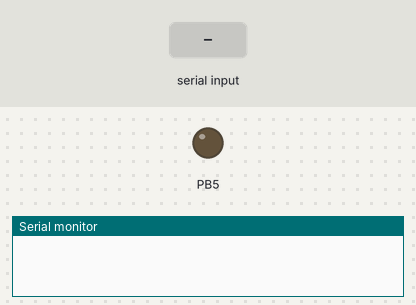
This program was run on a simulated ATmega328P, built with avr-gcc and emulated at 16 MHz (the files do not name the chip). On the bench: output pins drawn as LEDs (lit = HIGH), the last lines printed to the serial monitor. The inputs (shaded band) are chosen by the test bench.

Above: at 1.2 s.
1.3 s: byte 120 ('x') received over Serial
At 1.7 s:
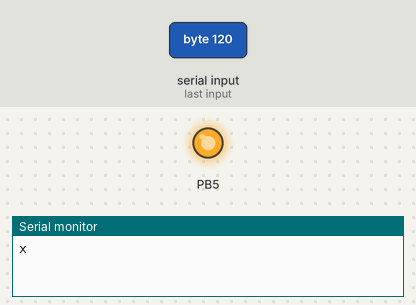
2.8 s: "1\n" received over Serial
At 4.1 s:
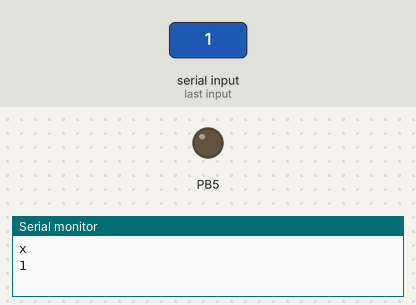
Timing chart, 0 to 5.8 s (numbered marks = the images above; inputs shaded):
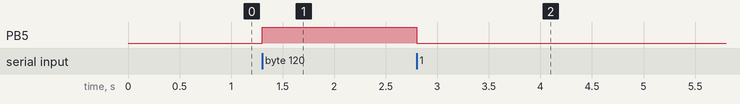

Measured:
- after the input at 1.3 s, PB5: LOW → HIGH at once
- after the input at 2.8 s, PB5: HIGH → LOW at once

The program:

main.c
```c
#define F_CPU 16000000UL

#include <avr/io.h>
#include <stdbool.h>
#include "serial/serial.h"

int main(){

    serialSetBaudrate(9600);
    serialInit();

    DDRB |= (1 << PB5);

    while(true){

        while(serialAvailable()){
            char c = serialRead();

            if(c == 'x') PORTB |= (1 << PB5);
            else PORTB &=~ (1 << PB5);

            serialSend(c);
            serialSend('\n');
        }
    }

}
```

serial.c
```c
#define F_CPU 16000000UL

#include <avr/io.h>
#include <stdbool.h>

void serialSetBaudrate(unsigned long baudrate){
    unsigned long UBRR_value = (F_CPU/(baudrate*16))-1;

    UBRR0 = UBRR_value;

    // UBRR0H = UBRR_value >> 8;
    // UBRR0L = UBRR_value;
}

void serialInit(){
    UCSR0B |= (1 << RXEN0) | (1 << TXEN0);
    UCSR0C |= (1 << UCSZ01) | (1 << UCSZ00);
}

bool serialAvailable(){
    return (UCSR0A & (1<<RXC0));
}

void serialSend(unsigned char data){
    while(!(UCSR0A & (1<<UDRE0)));
    UDR0 = data;
}

unsigned char serialRead(){
    return UDR0;
}
```

serial.h
```c
#pragma once

void serialSetBaudrate(unsigned long baudrate);
void serialInit();
bool serialAvailable();
void serialSend(unsigned char data);
unsigned char serialRead();
```

serial.c
```c
#define F_CPU 16000000UL

#include "serial.h"
#include <avr/io.h>
#include <stdbool.h>

void serialSetBaudrate(unsigned long baudrate){
    unsigned long UBRR_value = ((F_CPU / 8 + baudrate / 2) / baudrate - 1);
    UBRR0 = UBRR_value;
}

void serialInit(){
    UCSR0A |= (1 << U2X0);
    UCSR0B |= (1 << RXEN0) | (1 << TXEN0);
    UCSR0C |= (1 << UCSZ01) | (1 << UCSZ00);
}

bool serialAvailable(){
    return (UCSR0A & (1<<RXC0));
}

void serialSend(unsigned char data){
    while(!(UCSR0A & (1<<UDRE0)));
    UDR0 = data;
}

unsigned char serialRead(){
    return UDR0;
}
```

serial.h
```c
#pragma once

#include <stdbool.h>

void serialSetBaudrate(unsigned long baudrate);
void serialInit();
bool serialAvailable();
void serialSend(unsigned char data);
unsigned char serialRead();
```

serial.c
```c
#define F_CPU 16000000UL

#include <avr/io.h>
#include <stdbool.h>

void serialSetBaudrate(unsigned long baudrate){
    unsigned long UBRR_value = (F_CPU/(baudrate*16))-1;

    UBRR0 = UBRR_value;
}

void serialInit(){
    UCSR0B |= (1 << RXEN0) | (1 << TXEN0);
    UCSR0C |= (1 << UCSZ01) | (1 << UCSZ00);
}

bool serialAvailable(){
    return (UCSR0A & (1<<RXC0));
}

void serialSend(unsigned char data){
    while(!(UCSR0A & (1<<UDRE0)));
    UDR0 = data;
}

void serialSendArray(char* buffer, int length){
    for(int i=0; i<length; i++){
        serialSend(buffer[i]);
    }
}

unsigned char serialRead(){
    return UDR0;
}
```

serial.c
```c
#define F_CPU 16000000UL

#include <avr/io.h>
#include <stdbool.h>

void serialSetBaudrate(unsigned long baudrate){
    unsigned long UBRR_value = (F_CPU/(baudrate*16))-1;

    UBRR0 = UBRR_value;
}

void serialInit(){
    UCSR0B |= (1 << RXEN0) | (1 << TXEN0);
    UCSR0C |= (1 << UCSZ01) | (1 << UCSZ00);
}

bool serialAvailable(){
    return (UCSR0A & (1<<RXC0));
}

void serialSend(unsigned char data){
    while(!(UCSR0A & (1<<UDRE0)));
    UDR0 = data;
}

void serialSendArray(char* buffer, int length){
    for(int i=0; i<length; i++){
        serialSend(buffer[i]);
    }
}

unsigned char serialRead(){
    return UDR0;
}
```

serial.c
```c
#define F_CPU 16000000UL

#include <avr/io.h>
#include <stdbool.h>

void serialSetBaudrate(unsigned long baudrate){
    unsigned long UBRR_value = (F_CPU/(baudrate*16))-1;

    UBRR0 = UBRR_value;
}

void serialInit(){
    UCSR0B |= (1 << RXEN0) | (1 << TXEN0);
    UCSR0C |= (1 << UCSZ01) | (1 << UCSZ00);
}

bool serialAvailable(){
    return (UCSR0A & (1<<RXC0));
}

void serialSend(unsigned char data){
    while(!(UCSR0A & (1<<UDRE0)));
    UDR0 = data;
}

void serialSendArray(char* buffer, int length){
    for(int i=0; i<length; i++){
        serialSend(buffer[i]);
    }
}

unsigned char serialRead(){
    return UDR0;
}
```

serial.c
```c
#define F_CPU 16000000UL

#include <avr/io.h>
#include <stdbool.h>

void serialSetBaudrate(unsigned long baudrate){
    unsigned long UBRR_value = (F_CPU/(baudrate*16))-1;

    UBRR0 = UBRR_value;
}

void serialInit(){
    UCSR0B |= (1 << RXEN0) | (1 << TXEN0);
    UCSR0C |= (1 << UCSZ01) | (1 << UCSZ00);
}

bool serialAvailable(){
    return (UCSR0A & (1<<RXC0));
}

void serialSend(unsigned char data){
    while(!(UCSR0A & (1<<UDRE0)));
    UDR0 = data;
}

void serialSendArray(char* buffer, int length){
    for(int i=0; i<length; i++){
        serialSend(buffer[i]);
    }
}

unsigned char serialRead(){
    return UDR0;
}
```

serial.c
```c
#define F_CPU 16000000UL

#include <avr/io.h>
#include <stdbool.h>

void serialSetBaudrate(unsigned long baudrate){
    unsigned long UBRR_value = (F_CPU/(baudrate*16))-1;

    UBRR0 = UBRR_value;
}

void serialInit(){
    UCSR0B |= (1 << RXEN0) | (1 << TXEN0);
    UCSR0C |= (1 << UCSZ01) | (1 << UCSZ00);
}

bool serialAvailable(){
    return (UCSR0A & (1<<RXC0));
}

void serialSend(unsigned char data){
    while(!(UCSR0A & (1<<UDRE0)));
    UDR0 = data;
}

void serialSendArray(char* buffer, int length){
    for(int i=0; i<length; i++){
        serialSend(buffer[i]);
    }
}

unsigned char serialRead(){
    return UDR0;
}
```
